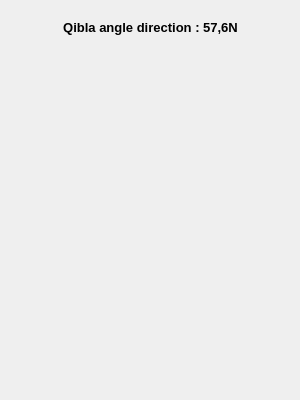
<?xml version="1.0" encoding="UTF-8"?>
<ui version="4.0">
 <class>Qibla</class>
 <widget class="QDialog" name="Qibla">
  <property name="geometry">
   <rect>
    <x>0</x>
    <y>0</y>
    <width>300</width>
    <height>400</height>
   </rect>
  </property>
  <property name="minimumSize">
   <size>
    <width>300</width>
    <height>400</height>
   </size>
  </property>
  <property name="maximumSize">
   <size>
    <width>300</width>
    <height>400</height>
   </size>
  </property>
  <property name="windowTitle">
   <string>Qsalat - qibla direction</string>
  </property>
  <property name="styleSheet">
   <string notr="true">background-image: url(/usr/share/qsalat/images/boussole.png);
</string>
  </property>
  <widget class="QLabel" name="label">
   <property name="geometry">
    <rect>
     <x>10</x>
     <y>7</y>
     <width>281</width>
     <height>41</height>
    </rect>
   </property>
   <property name="font">
    <font>
     <pointsize>10</pointsize>
     <weight>75</weight>
     <bold>true</bold>
    </font>
   </property>
   <property name="text">
    <string>Qibla angle direction : 57,6N</string>
   </property>
   <property name="alignment">
    <set>Qt::AlignCenter</set>
   </property>
  </widget>
 </widget>
 <resources>
  <include location="../qrc/qibla.qrc"/>
 </resources>
 <connections/>
</ui>
